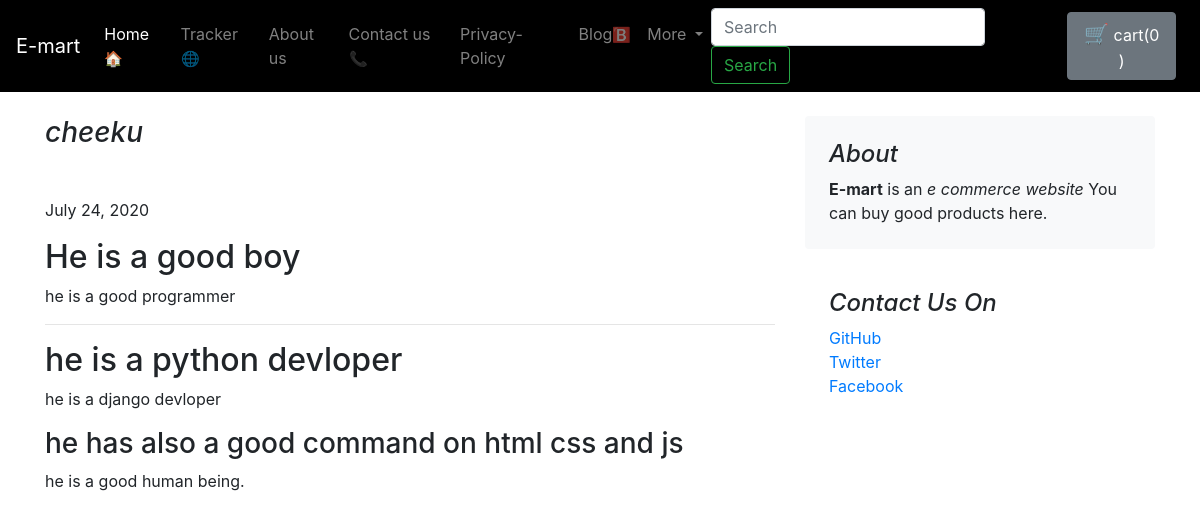
/blog/blogpos/2, run on an earlier commit of the app's database.
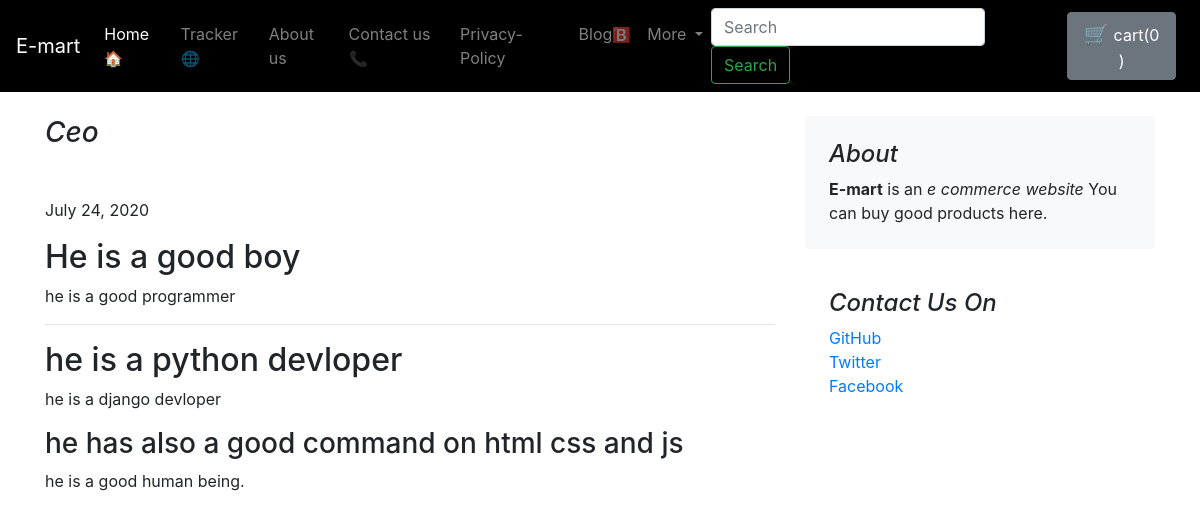
And on a later commit of the database.
### blog/models.py (models this page shows, shortened)
class Blogpost(models.Model):
    post_id=models.AutoField
    title=models.CharField(max_length=50)
    head0=models.CharField(max_length=50,default="")
    chead0=models.CharField(max_length=5000,default="")
    head1=models.CharField(max_length=300,default="")
    chead1=models.CharField(max_length=5000,default="")
    head2=models.CharField(max_length=300,default="")
    chead2=models.CharField(max_length=5000,default="")
    pub_date=models.DateField()
    thumbnail=models.ImageField(upload_to="shop/images",default="")

### blog/views.py (the view)
# urls.py: path('blogpos/<int:id>', views.blogpost, name="BlogPost"),
def blogpost(request,id):
    post=Blogpost.objects.filter(id=id)[0]
    dic={'post':post}
    return render(request,'blog/blogpos.html',dic)

### blog/templates/blog/blogpos.html (shortened to what this page needs)
{% extends 'blog/basic.html' %} {% block body %}
<main role="main" class="container">
    <div class="row mt-4">
        <div class="col-md-8 blog-main">
            <h3 class="pb-4 mb-4 font-italic ">
                {{post.title}}
            </h3>
            <p class="blog-post-meta"> {{post.pub_date}}</p>
            <div class="blog-post">
                <h2 class="blog-post-title">{{post.head0}}</h2>
                <p>{{post.chead0}}</p>
                <hr>
                <h2>{{post.head1}}</h2>
                <p>{{post.chead1}}</p>
                <h3>{{post.head2}}</h3>
                <p>{{post.chead2}}.</p>
            </div>
        </div>
        <aside class="col-md-4 blog-sidebar">
            <div class="p-4 mb-3 bg-light rounded">
                <h4 class="font-italic">About</h4>
                <p class="mb-0"><b>E-mart</b> is an <em>e commerce website</em> You can buy good products here.</p>
            </div>
            <div class="p-4">
                <h4 class="font-italic">Contact Us On</h4>
                <ol class="list-unstyled">
                    <li><a href="https://github.com/rishabh-stack" style="text-decoration: none;">GitHub</a></li>
                    <li><a href="https://twitter.com/Rishabh14849692" style="text-decoration: none;">Twitter</a></li>
                    <li><a href="https://www.facebook.com/rishabh.tenguria.7/" style="text-decoration: none;">Facebook</a></li>
                </ol>
            </div>
        </aside>
</main>
{% endblock %}

What changed in the data, as far as the page shows it:
changed Blogpost "He is a good boy": title "cheeku" → "Ceo"
